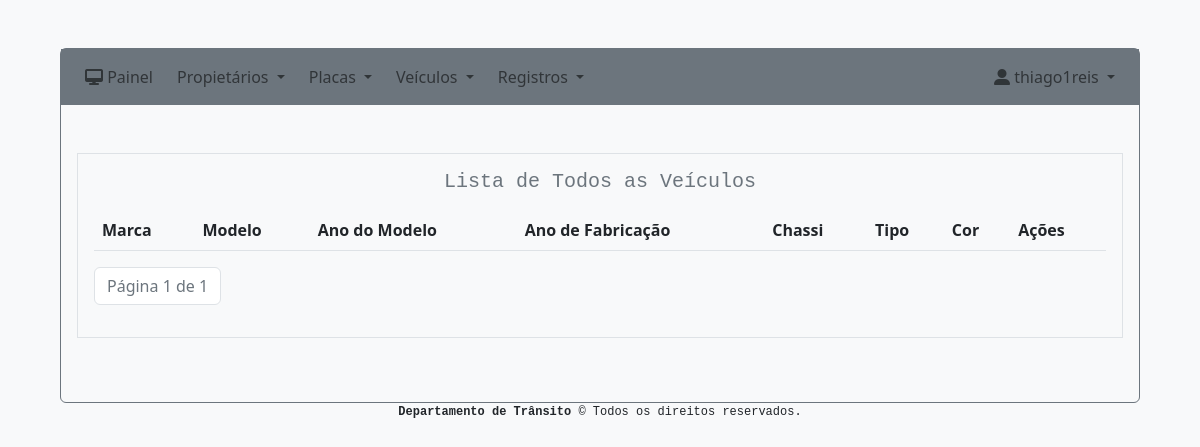
Page /sistema/veiculos (signed in) on the earlier database version.
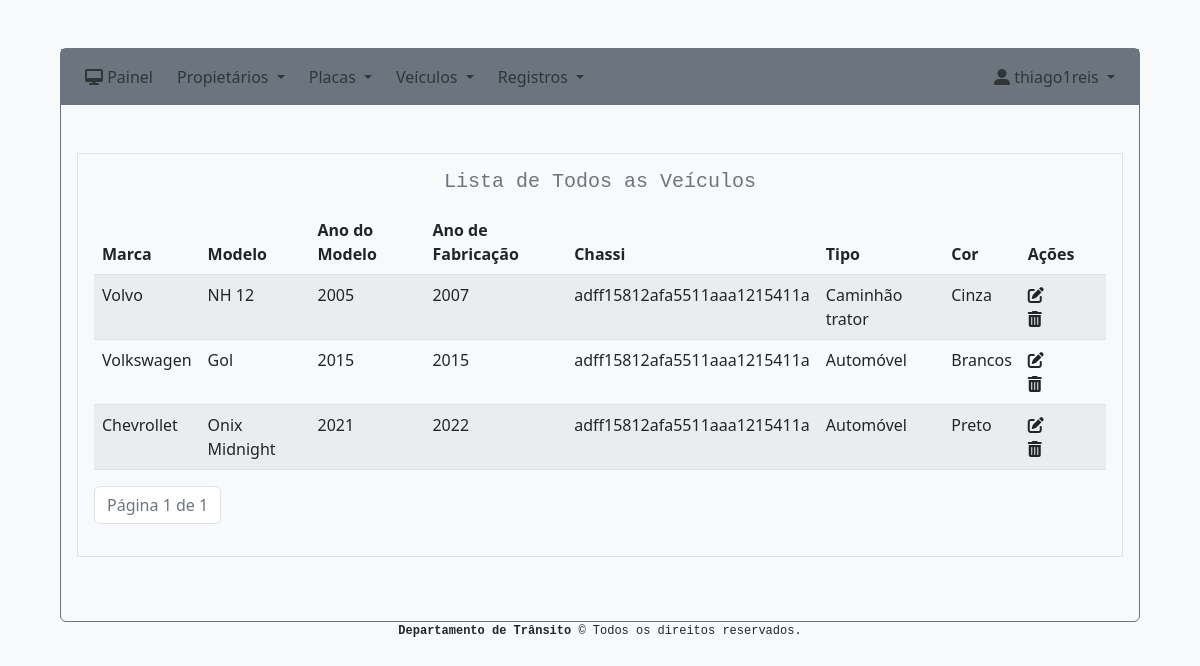
Same page on the later database version.
### system/models.py (models this page shows, shortened)
class Vehicle(models.Model):
    brand_vehicle = models.CharField(max_length=255)
    model_vehicle = models.CharField(max_length=255)
    model_year = models.IntegerField()
    year_manufacture = models.IntegerField()
    chassis = models.CharField(max_length=255)
    type = models.CharField(max_length=255, choices=TYPE_VEHICLE_CHOICES, blank=False, null=False)
    color = models.CharField(max_length=255)
    created = models.DateTimeField('created', auto_now_add=True)
    modified = models.DateTimeField('modified', auto_now=True)

### system/views.py (the view)
# urls.py: path('veiculos', views.vehicle_index, name='vehicle_index'),
@login_required(login_url="/")
def vehicle_index(request):
    vehicles = Vehicle.objects.all().order_by('-created')
    paginator = Paginator(vehicles, 10)
    page_number = request.GET.get('page')
    page_obj = paginator.get_page(page_number)
    context = {
        'page_obj': page_obj
    }
    return render(request, 'system/vehicle_index.html', context)

### system/templates/system/vehicle_index.html (shortened to what this page needs)
{% extends 'base.html' %}
{% block content %}
    <div class="border p-3 m-3">
        <h5 class="font-monospace text-secondary text-center mb-3">Lista de Todos as Veículos</h5>
        <div class="table-responsive">
            <table class="table table-striped">
                <thead>
                  <tr>
                    <th scope="col">Marca</th>
                    <th scope="col">Modelo</th>
                    <th scope="col">Ano do Modelo</th>
                    <th scope="col">Ano de Fabricação</th>
                    <th scope="col">Chassi</th>
                    <th scope="col">Tipo</th>
                    <th scope="col">Cor</th>
                    <th scope="col">Ações</th>
                  </tr>
                </thead>
                <tbody>
                {% for vehicle in page_obj %}
                  <tr>
                    <td>{{ vehicle.brand_vehicle }}</td>
                    <td>{{ vehicle.model_vehicle }}</td>
                    <td>{{ vehicle.model_year }}</td>
                    <td>{{ vehicle.year_manufacture }}</td>
                    <td>{{ vehicle.chassis }}</td>
                    <td>{{ vehicle.type }}</td>
                    <td>{{ vehicle.color }}</td>
                    <td class="">
                        <a href="{% url 'vehicle_edit' vehicle.id %}" class="me-4 text-dark"><i class="fa-solid fa-pen-to-square "></i></a>
                        <a href="{% url 'vehicle_delete' vehicle.id %}" class="me-4 text-dark" onclick="return confirm('Tem certeza que deseja excluir esse veículo ?')"><i class="fa-solid fa-trash-can"></i></a>
                    </td>
                  </tr>
                {% endfor %}
                </tbody>
             </table>
          </div>
          <nav aria-label="Page navigation example ">
            <ul class="pagination ">
                <li class="page-item disabled"><span class="page-link text-secondary" >Página {{ page_obj.number }} de {{ page_obj.paginator.num_pages }}</span></li>
            </ul>
          </nav>
    </div>
{% endblock %}

### system/templates/base.html (shortened to what this page needs)
<!DOCTYPE html>
<html lang="pt-br">
    <head>
        <link href="https://cdn.jsdelivr.net/npm/bootstrap@5.2.0-beta1/dist/css/bootstrap.min.css" rel="stylesheet">
    </head>
    <body class="bg-light">
            <div class="container-fluid">
                <div class="border border-secondary rounded m-5 mb-0 pb-5">
                    {% include 'menu.html' %}
                    {% block content %}
                    {% endblock %}
                </div>
                <p style="font-size:12px" class="font-monospace text-center"><spam class="fw-bold">Departamento de Trânsito</spam> &copy; Todos os direitos reservados.</p>
            </div>
    </body>
</html>

### system/templates/menu.html (shortened to what this page needs)
<nav class="navbar navbar-expand-lg navbar-secondary bg-secondary mb-5 ">
    <div class="container-fluid">
        <div class="collapse navbar-collapse" id="navbarNavAltMarkup">
            {% if user.is_authenticated %}
                <ul class="navbar-nav me-auto mb-lg-0">
                    <li class="nav-item px-1">
                        <a class="nav-link" aria-current="page" href="{% url 'sistema' %}"><i class="fa-solid fa-desktop"></i> Painel</a>
                    </li>
                    <li class="nav-item dropdown px-1">
                        <a class="nav-link dropdown-toggle" href="#" id="navbarDropdown" role="button" data-bs-toggle="dropdown" aria-expanded="false">
                            Propietários
                        </a>
                    </li>
                    <li class="nav-item dropdown px-1">
                        <a class="nav-link dropdown-toggle" href="#" id="navbarDropdown" role="button" data-bs-toggle="dropdown" aria-expanded="false">
                            Placas
                        </a>
                    </li>
                    <li class="nav-item dropdown px-1">
                        <a class="nav-link dropdown-toggle" href="#" id="navbarDropdown" role="button" data-bs-toggle="dropdown" aria-expanded="false">
                            Veículos
                        </a>
                    </li>
                    <li class="nav-item dropdown px-1">
                        <a class="nav-link dropdown-toggle" href="#" id="navbarDropdown" role="button" data-bs-toggle="dropdown" aria-expanded="false">
                            Registros
                        </a>
                    </li>
                </ul>
                <div class="d-flex">
                    <ul class="navbar-nav">
                    <li class="nav-item dropdown px-1">
                        <a class="nav-link dropdown-toggle" href="#" id="navbarDropdown" role="button" data-bs-toggle="dropdown" aria-expanded="false">
                            <i class="fa-solid fa-user-large"></i>
                            {{ user.get_username }}
                        </a>
                    </li>
                    </ul>
                </div>
            {% endif %}
        </div>
    </div>
</nav>

Differences in the rows shown:
added Vehicle: brand_vehicle "Volvo", model_vehicle "NH 12", model_year "2005", year_manufacture "2007", chassis "adff15812afa5511aaa1215411a", type "Caminhão trator", color "Cinza"
added Vehicle: brand_vehicle "Volkswagen", model_vehicle "Gol", model_year "2015", year_manufacture "2015", chassis "adff15812afa5511aaa1215411a", type "Automóvel", color "Brancos"
added Vehicle: brand_vehicle "Chevrollet", model_vehicle "Onix Midnight", model_year "2021", year_manufacture "2022", chassis "adff15812afa5511aaa1215411a", type "Automóvel", color "Preto"
